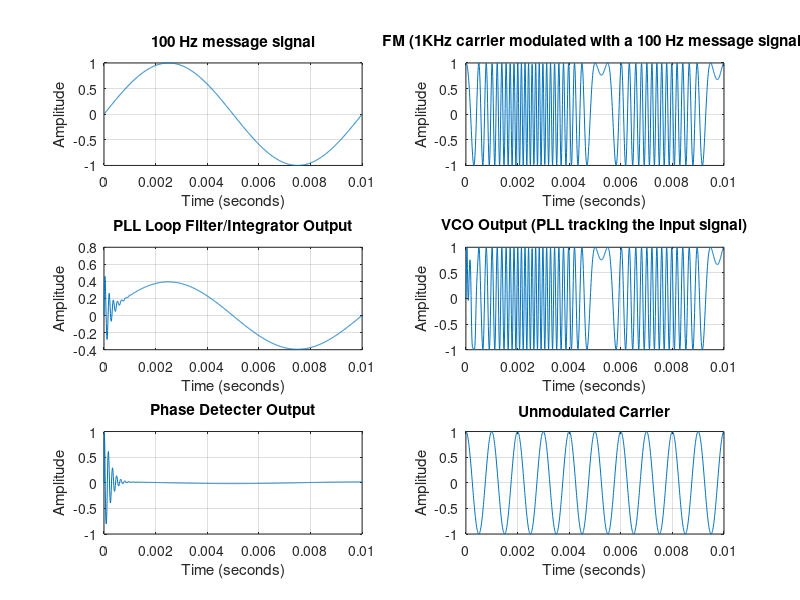

The MATLAB script that drew this image:
function [] = learn_pll_simple
% Simple PLL m-file demonstration
% https://kr.mathworks.com/matlabcentral/fileexchange/24167-simple-pll-demostration

% This m-file demonstrates a PLL which tracks and demodulates an FM carrier.
 
f = 1e3; % Carrier frequency 
fs = 100e3; % Sample frequency
N = 5000; % Number of samples

Ts = 1 / fs;
t = (0 : Ts : (N * Ts) - Ts);

% Create the message signal
f1 = 100; % Modulating frequency
msg = sin(2 * pi * f1 * t);

% Create the real and imaginary parts of a CW modulated carrier to be tracked.
kf = .0628; % Modulation index
Signal = exp(1i * (2 * pi * f * t + 2 * pi * kf * cumsum(msg))); % Modulated carrier
signal_len = length(Signal);

Signal1 = exp(1i * (2 * pi * f * t)); % Unmodulated carrier

phi_hat = zeros(signal_len, 1);
e = zeros(signal_len, 1);
phd_output = zeros(signal_len, 1);
vco = zeros(signal_len, 1);

% Initilize PLL Loop 
phi_hat(1) = 30; 
e(1) = 0; 
phd_output(1) = 0; 
vco(1) = 0; 

% Define Loop Filter parameters(Sets damping)
kp = 0.15; % Proportional constant 
ki = 0.1; % Integrator constant 

% PLL implementation 
for n = 2 : signal_len
    % Compute VCO
    vco(n) = conj(exp(1i * (2 * pi * n * f / fs + phi_hat(n - 1)))); 
    % Complex multiply VCO x Signal input
    phd_output(n) = imag(Signal(n) * vco(n)); 
    % Filter integrator
    e(n) = e(n - 1) + (kp + ki) * phd_output(n) - ki * phd_output(n - 1);
    % Update VCO
    phi_hat(n) = phi_hat(n - 1) + e(n); 
end

% Plot waveforms

startplot = 1;
endplot = 1000;

figure;

subplot(3,2,1);
plot(t(startplot : endplot), msg(startplot : endplot));
title('100 Hz message signal');
xlabel('Time (seconds)');
ylabel('Amplitude');
grid;

subplot(3,2,2);
plot(t(startplot : endplot), real(Signal(startplot : endplot)));
title('FM (1KHz carrier modulated with a 100 Hz message signal)');
xlabel('Time (seconds)');
ylabel('Amplitude');
grid;

subplot(3,2,3);
plot(t(startplot : endplot), e(startplot : endplot));
title('PLL Loop Filter/Integrator Output');
xlabel('Time (seconds)');
ylabel('Amplitude');
grid;

subplot(3,2,4);
plot(t(startplot : endplot), real(vco(startplot : endplot)));
title('VCO Output (PLL tracking the input signal)');
xlabel('Time (seconds)');
ylabel('Amplitude');
grid;

subplot(3,2,5);
plot(t(startplot : endplot), phd_output(startplot : endplot));
title('Phase Detecter Output');
xlabel('Time (seconds)');
ylabel('Amplitude');
grid;

subplot(3,2,6);
plot(t(startplot : endplot), real(Signal1(startplot : endplot)));
title('Unmodulated Carrier');
xlabel('Time (seconds)');
ylabel('Amplitude');
grid;

end
